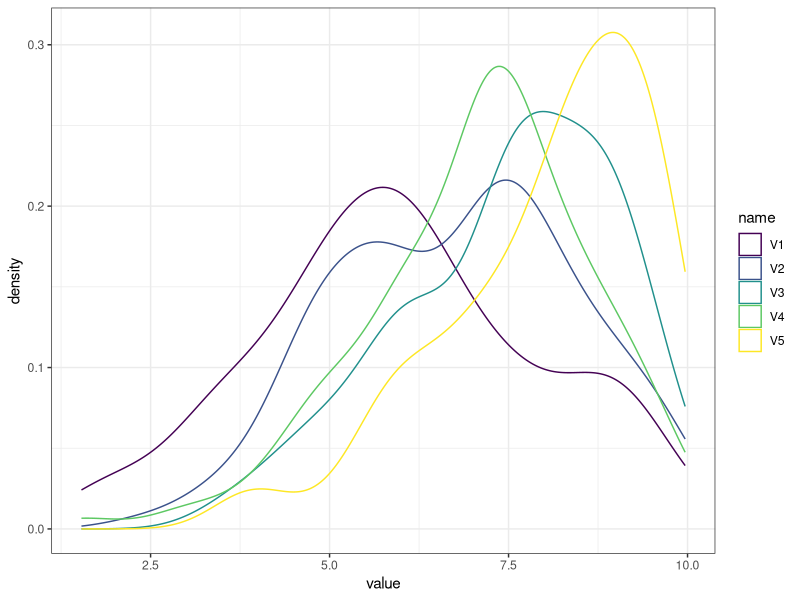
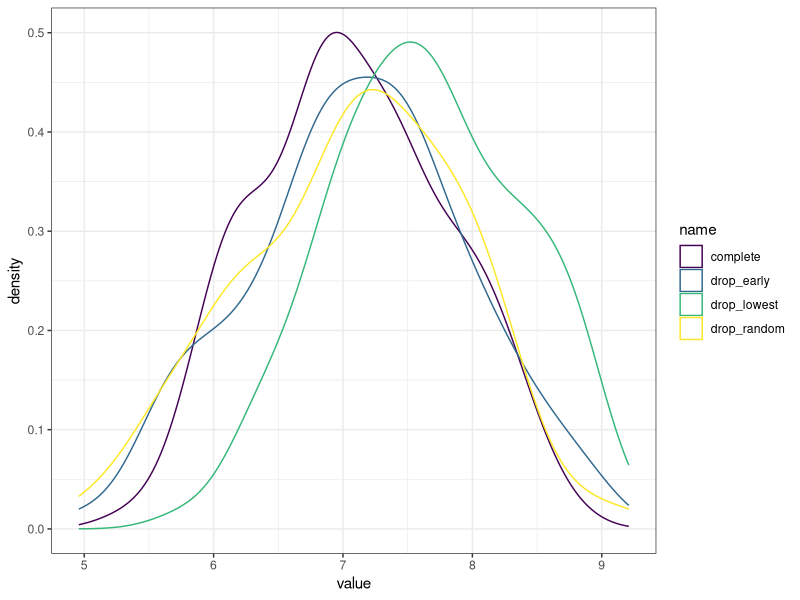
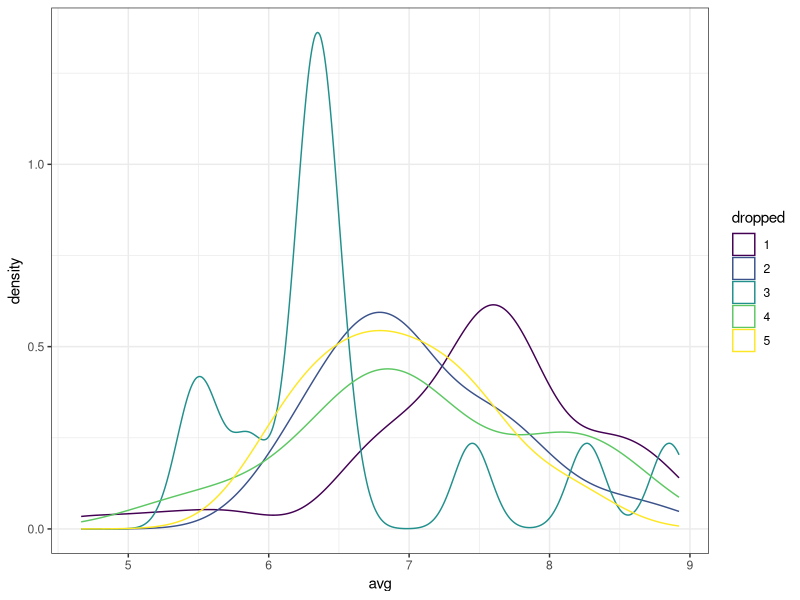

Generate these figures, in order, with R:
library(truncnorm)
library(tidyverse)
simulate_marks <- function(n_assignments = 5, n_students = 120, 
                           means = c(6,7,8,8,9),
                           sds = rep(2, n_assignments)) {
  matrix(
    rtruncnorm(n_assignments * n_students, 0, 10, rep(means, each = n_students),
               rep(sds, each = n_students)),
    ncol = n_assignments)
}

X <- simulate_marks()
X %>%
  as_tibble() %>%
  pivot_longer(everything()) %>%
  ggplot(aes(value, color = name)) + geom_density() + theme_bw() + 
  scale_color_viridis_d()


drop_lowest <- function(X) {
  apply(X, 1, function(x) {
    x[which.min(x)] = NA
    mean(x, na.rm = TRUE)
  })
}

drop_random <- function(X, w = rep(1/ncol(X), ncol(X))) {
  apply(X, 1, function(x) {
    x[sample.int(length(x), 1, prob = w)] = NA
    mean(x, na.rm = TRUE)
  })
}

marks <- tibble(complete = apply(X, 1, mean), drop_lowest = drop_lowest(X),
                drop_random = drop_random(X),
                drop_early = drop_random(X, w = c(.4, .3, .1,.1, .1)))
marks %>%
  pivot_longer(everything()) %>%
  ggplot(aes(value, color = name)) + geom_density() + theme_bw() + 
  scale_color_viridis_d()

early_droppers <- function(X, w = rep(1/ncol(X), ncol(X))) {
  dropped <- sample.int(ncol(X), nrow(X), replace = TRUE, prob = w)
  Z <- X
  Z[cbind(1:nrow(X), dropped)] <- NA
  tibble(avg = rowMeans(Z, TRUE), dropped = as.factor(dropped))
}

early_droppers(X, c(.4, .3, .1, .1, .1)) %>%
  ggplot(aes(avg, color = dropped)) + geom_density() + theme_bw() +
  scale_color_viridis_d()

dropped <- early_droppers(X, c(.4, .3, .1, .1, .1))$dropped

Z <- X
Z[cbind(1:nrow(X), dropped)] <- NA



imputer <- function(gmat, meth = lm, maxit = 30, tol = 1e-6) {
  # Loop over columns until converged
  #  1. Set y = nonmissing, X = completed columns
  #  2. regress y on X using meth()
  #  3. predict missing y with completed X, and fill in missing y
  miss <- is.na(gmat)
  start_vals <- colMeans(gmat, na.rm = TRUE)
  cols_miss <- which(miss) %/% nrow(gmat) + 1
  init <- gmat[miss]
  init <- start_vals[cols_miss]
  filled <- gmat
  filled[miss] <- init
  for (iter in 1:maxit) {
    for (j in 1:ncol(gmat)) {
      y <- filled[!miss[,j],j]
      X <- filled[!miss[,j], -j]
      Xpred <- filled[miss[,j], -j]
      fit <- meth(y~X)
      filled[miss[,j], j] <- pmin(
        pmax(drop(cbind(1, Xpred) %*% coef(fit)), 0), 10)
    }
    new <- filled[miss]
    if (mean(abs(new - init) < tol)) break
    init <- new
  }
  print(iter)
  filled
}

newZ <- imputer(Z)

obs_marks <- tibble(avg = rowMeans(Z, na.rm = TRUE), dropped = dropped)
imputed_marks <- tibble(avg = drop_lowest(newZ), dropped = dropped)

obs_marks %>% group_by(dropped) %>% summarise(mean(avg))
imputed_marks %>% group_by(dropped) %>% summarise(mean(avg))
